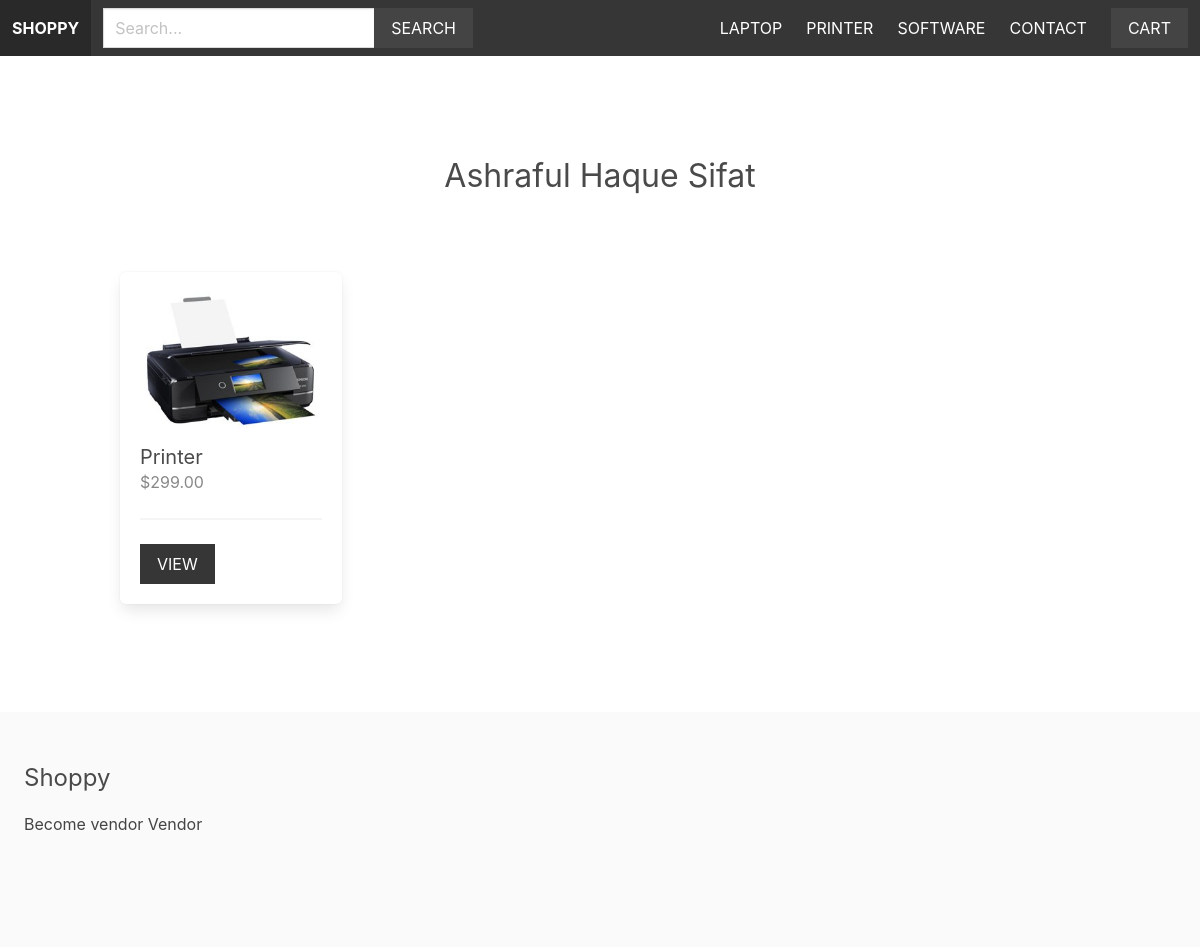
/vendors/1/, run on the app's committed database.
### product/models.py (models this page shows, shortened)
class Category(models.Model):
    title = models.CharField(max_length=255)
    slug = models.SlugField(max_length=255)
    ordering = models.IntegerField(default=0)
    class Meta:
        ordering = ['ordering']

class Product(models.Model):
    category = models.ForeignKey(Category, related_name='products', on_delete=models.CASCADE)
    vendor = models.ForeignKey(Vendor, related_name='products', on_delete=models.CASCADE)
    title = models.CharField(max_length=255)
    slug = models.SlugField(max_length=255)
    description = models.TextField(blank=True, null=True)
    price = models.DecimalField(max_digits=6, decimal_places=2)
    date_added = models.DateTimeField(auto_now_add=True)
    image = models.ImageField(upload_to='uploads/', blank=True, null=True)
    thumbnail = models.ImageField(upload_to='uploads/', blank=True, null=True)
    class Meta:
        ordering = ['-date_added']
    def get_thumbnail(self):
        if self.thumbnail:
            return self.thumbnail.url

### vendor/models.py (models this page shows, shortened)
class Vendor(models.Model):
    name = models.CharField(max_length=255)
    created_at = models.DateTimeField(auto_now_add=True)
    created_by = models.OneToOneField(User, related_name='vendor', on_delete=models.CASCADE)
    class Meta:
        ordering = ['name']

### vendor/views.py (the view)
# urls.py: path('vendors/', include('vendor.urls')),
def vendor(request, vendor_id):
    vendor = get_object_or_404(Vendor, pk=vendor_id)
    return render(request, 'vendor/vendor.html', {'vendor': vendor})

### cart/cart.py (called while the page is built)
    def __len__(self):
        return sum(item['quantity'] for item in self.cart.values())

### cart/context_processors.py (called while the page is built)
def cart(request):
    return {'cart': Cart(request)}

### product/context_processors.py (called while the page is built)
def menu_categories(request):
    categories = Category.objects.all()
    return {'menu_categories': categories}

### vendor/templates/vendor/vendor.html (shortened to what this page needs)
{% extends 'core/base.html' %}
{% block content %}
    <div class="columns is-multiline mb-6">
        <div class="column is-12 has-text-centered mt-6 mb-6">
            <h2 class="is-size-3">{{vendor.name}}</h2>
        </div>
        {% for product in vendor.products.all %}
            {% include 'product/parts/list_item.html' %}
        {% endfor %}
    </div>
{% endblock content %}

### core/templates/core/base.html (shortened to what this page needs)
{% load static %}
<!DOCTYPE html>
<html lang="en">
    <head>
        <link rel="stylesheet" href="https://cdn.jsdelivr.net/npm/bulma@0.9.1/css/bulma.min.css">
        <link rel="stylesheet" href="{% static 'styles/main.css' %}">
    </head>
    <body>
        <nav class="navbar is-dark">
            <div class="navbar-brand">
                <a href="/" class="navbar-item"><strong>Shoppy</strong></a>
            </div>
            <div class="navbar-menu" id="main-navbar">
                <div class="navbar-start">
                    <div class="navbar-item">
                        <form action="{% url 'search' %}" method="get">
                            <div class="field has-addons">
                                <div class="control">
                                    <input type="text" class="input" placeholder="Search..." name="query">
                                </div>
                                <div class="control">
                                    <button class="button is-dark is-uppercase">Search</button>
                                </div>
                            </div>
                        </form>
                    </div>
                </div>
                <div class="navbar-end">
                    {% for category in menu_categories %}
                        <a href="{% url 'category' category.slug %}" class="navbar-item">{{ category.title }}</a>
                    {% endfor %}
                    <a href="{% url 'contact' %}" class="navbar-item">Contact</a>
                    <div class="navbar-item">
                        <a href="{% url 'cart' %}" class="button is-dark">Cart{% if cart %} ({{ cart|length }}){% endif %}</a>
                    </div>
                </div>
            </div>
        </nav>
        <section class="section">
            <div class="container">
                {% block content %}
                {% endblock content %}
            </div>
        </section>
        <footer class="footer">
            <h3 class="is-size-4 mb-4">Shoppy</h3>
            {% if request.user.is_authenticated %}
                <a href="{% url 'vendor_admin' %}">Vendor Admin</a>
            {% else %}
                <a href="{% url 'become-vendor' %}">Become vendor</a>
            {% endif %}
            <a href="{% url 'vendors' %}">Vendor</a>
        </footer>
    </body>
</html>

### product/templates/product/parts/list_item.html
<div class="column is-3 product-list-item">
    <div class="box">
        <figure class="image is-4by3 mb-4">
            <img src="{{ product.get_thumbnail }}" alt="">
        </figure>
        <h2 class="subtitle">{{ product.title }}</h2>
        <h3 class="price is-size-6 mb-5">${{ product.price }}</h3>
        <hr>
        <a href="{% url 'product' product.category.slug product.slug %}" class="button is-dark is-uppercase">View</a>
    </div>
</div>

### static/styles/main.css (style rules this page uses)
.navbar { text-transform: uppercase; }
.navbar .is-dark { background: #444; }
.footer a { margin-bottom: 15px; display: inline-block; color: #444; }
.input, .button { border-radius: 0; }
.product-list-item .box .subtitle { margin-bottom: 0; }
.product-list-item .box .price { color: #888; }

### data on the page
Category: title "LAPTOP"
Category: title "PRINTER"
Category: title "SOFTWARE"
Vendor: name "Ashraful Haque Sifat"
Product: get_thumbnail (picture), title "Printer", price "299.00"
